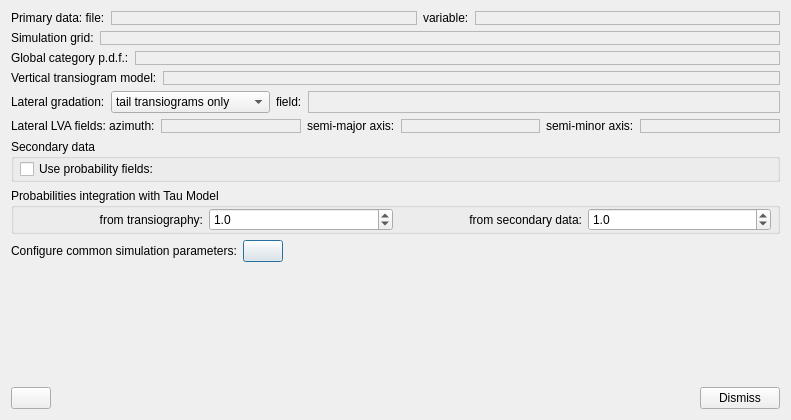
<?xml version="1.0" encoding="UTF-8"?>
<ui version="4.0">
 <class>MCRFSimDialog</class>
 <widget class="QDialog" name="MCRFSimDialog">
  <property name="geometry">
   <rect>
    <x>0</x>
    <y>0</y>
    <width>791</width>
    <height>420</height>
   </rect>
  </property>
  <property name="windowTitle">
   <string>Dialog</string>
  </property>
  <layout class="QVBoxLayout" name="verticalLayout">
   <item>
    <layout class="QHBoxLayout" name="horizontalLayout_3">
     <item>
      <widget class="QLabel" name="label">
       <property name="sizePolicy">
        <sizepolicy hsizetype="Preferred" vsizetype="Preferred">
         <horstretch>0</horstretch>
         <verstretch>0</verstretch>
        </sizepolicy>
       </property>
       <property name="text">
        <string>Primary data: file:</string>
       </property>
      </widget>
     </item>
     <item>
      <widget class="QFrame" name="frmCmbPrimFile">
       <property name="sizePolicy">
        <sizepolicy hsizetype="Expanding" vsizetype="Preferred">
         <horstretch>0</horstretch>
         <verstretch>0</verstretch>
        </sizepolicy>
       </property>
       <property name="frameShape">
        <enum>QFrame::StyledPanel</enum>
       </property>
       <property name="frameShadow">
        <enum>QFrame::Raised</enum>
       </property>
       <layout class="QHBoxLayout" name="horizontalLayout">
        <property name="spacing">
         <number>0</number>
        </property>
        <property name="leftMargin">
         <number>0</number>
        </property>
        <property name="topMargin">
         <number>0</number>
        </property>
        <property name="rightMargin">
         <number>0</number>
        </property>
        <property name="bottomMargin">
         <number>0</number>
        </property>
       </layout>
      </widget>
     </item>
     <item>
      <widget class="QLabel" name="label_2">
       <property name="sizePolicy">
        <sizepolicy hsizetype="Preferred" vsizetype="Preferred">
         <horstretch>0</horstretch>
         <verstretch>0</verstretch>
        </sizepolicy>
       </property>
       <property name="text">
        <string>variable:</string>
       </property>
      </widget>
     </item>
     <item>
      <widget class="QFrame" name="frmCmbPrimVar">
       <property name="sizePolicy">
        <sizepolicy hsizetype="Expanding" vsizetype="Preferred">
         <horstretch>0</horstretch>
         <verstretch>0</verstretch>
        </sizepolicy>
       </property>
       <property name="frameShape">
        <enum>QFrame::StyledPanel</enum>
       </property>
       <property name="frameShadow">
        <enum>QFrame::Raised</enum>
       </property>
       <layout class="QHBoxLayout" name="horizontalLayout_2">
        <property name="spacing">
         <number>0</number>
        </property>
        <property name="leftMargin">
         <number>0</number>
        </property>
        <property name="topMargin">
         <number>0</number>
        </property>
        <property name="rightMargin">
         <number>0</number>
        </property>
        <property name="bottomMargin">
         <number>0</number>
        </property>
       </layout>
      </widget>
     </item>
    </layout>
   </item>
   <item>
    <layout class="QHBoxLayout" name="horizontalLayout_5">
     <property name="topMargin">
      <number>0</number>
     </property>
     <item>
      <widget class="QLabel" name="label_3">
       <property name="text">
        <string>Simulation grid:</string>
       </property>
      </widget>
     </item>
     <item>
      <widget class="QFrame" name="frmSimGrid">
       <property name="sizePolicy">
        <sizepolicy hsizetype="Expanding" vsizetype="Preferred">
         <horstretch>0</horstretch>
         <verstretch>0</verstretch>
        </sizepolicy>
       </property>
       <property name="frameShape">
        <enum>QFrame::StyledPanel</enum>
       </property>
       <property name="frameShadow">
        <enum>QFrame::Raised</enum>
       </property>
       <layout class="QHBoxLayout" name="horizontalLayout_6">
        <property name="leftMargin">
         <number>0</number>
        </property>
        <property name="topMargin">
         <number>0</number>
        </property>
        <property name="rightMargin">
         <number>0</number>
        </property>
        <property name="bottomMargin">
         <number>0</number>
        </property>
       </layout>
      </widget>
     </item>
    </layout>
   </item>
   <item>
    <layout class="QHBoxLayout" name="horizontalLayout_13">
     <property name="topMargin">
      <number>0</number>
     </property>
     <item>
      <widget class="QLabel" name="label_10">
       <property name="text">
        <string>Global category p.d.f.:</string>
       </property>
      </widget>
     </item>
     <item>
      <widget class="QFrame" name="frmCmbGlobalPDFselector">
       <property name="sizePolicy">
        <sizepolicy hsizetype="Expanding" vsizetype="Preferred">
         <horstretch>0</horstretch>
         <verstretch>0</verstretch>
        </sizepolicy>
       </property>
       <property name="frameShape">
        <enum>QFrame::StyledPanel</enum>
       </property>
       <property name="frameShadow">
        <enum>QFrame::Raised</enum>
       </property>
       <layout class="QVBoxLayout" name="verticalLayout_2">
        <property name="leftMargin">
         <number>0</number>
        </property>
        <property name="topMargin">
         <number>0</number>
        </property>
        <property name="rightMargin">
         <number>0</number>
        </property>
        <property name="bottomMargin">
         <number>0</number>
        </property>
       </layout>
      </widget>
     </item>
    </layout>
   </item>
   <item>
    <layout class="QHBoxLayout" name="horizontalLayout_7">
     <property name="topMargin">
      <number>0</number>
     </property>
     <item>
      <widget class="QLabel" name="label_4">
       <property name="text">
        <string>Vertical transiogram model:</string>
       </property>
      </widget>
     </item>
     <item>
      <widget class="QFrame" name="frmTransiogramSelector">
       <property name="sizePolicy">
        <sizepolicy hsizetype="Expanding" vsizetype="Preferred">
         <horstretch>0</horstretch>
         <verstretch>0</verstretch>
        </sizepolicy>
       </property>
       <property name="frameShape">
        <enum>QFrame::StyledPanel</enum>
       </property>
       <property name="frameShadow">
        <enum>QFrame::Raised</enum>
       </property>
       <layout class="QHBoxLayout" name="horizontalLayout_8">
        <property name="leftMargin">
         <number>0</number>
        </property>
        <property name="topMargin">
         <number>0</number>
        </property>
        <property name="rightMargin">
         <number>0</number>
        </property>
        <property name="bottomMargin">
         <number>0</number>
        </property>
       </layout>
      </widget>
     </item>
    </layout>
   </item>
   <item>
    <layout class="QHBoxLayout" name="horizontalLayout_9">
     <property name="topMargin">
      <number>0</number>
     </property>
     <item>
      <widget class="QLabel" name="label_5">
       <property name="text">
        <string>Lateral gradation:</string>
       </property>
      </widget>
     </item>
     <item>
      <widget class="QComboBox" name="cmbLateralGradation">
       <property name="sizePolicy">
        <sizepolicy hsizetype="Preferred" vsizetype="Fixed">
         <horstretch>0</horstretch>
         <verstretch>0</verstretch>
        </sizepolicy>
       </property>
       <item>
        <property name="text">
         <string>tail transiograms only</string>
        </property>
       </item>
       <item>
        <property name="text">
         <string>head transiograms only</string>
        </property>
       </item>
       <item>
        <property name="text">
         <string>tail and head at random</string>
        </property>
       </item>
       <item>
        <property name="text">
         <string>use gradational field</string>
        </property>
       </item>
      </widget>
     </item>
     <item>
      <widget class="QLabel" name="label_9">
       <property name="text">
        <string>field:</string>
       </property>
      </widget>
     </item>
     <item>
      <widget class="QFrame" name="frmCmbLatGradFieldSelector">
       <property name="sizePolicy">
        <sizepolicy hsizetype="Expanding" vsizetype="Preferred">
         <horstretch>0</horstretch>
         <verstretch>0</verstretch>
        </sizepolicy>
       </property>
       <property name="frameShape">
        <enum>QFrame::StyledPanel</enum>
       </property>
       <property name="frameShadow">
        <enum>QFrame::Raised</enum>
       </property>
       <layout class="QHBoxLayout" name="horizontalLayout_10">
        <property name="leftMargin">
         <number>0</number>
        </property>
        <property name="topMargin">
         <number>0</number>
        </property>
        <property name="rightMargin">
         <number>0</number>
        </property>
        <property name="bottomMargin">
         <number>0</number>
        </property>
       </layout>
      </widget>
     </item>
    </layout>
   </item>
   <item>
    <layout class="QHBoxLayout" name="horizontalLayout_11">
     <property name="topMargin">
      <number>0</number>
     </property>
     <item>
      <widget class="QLabel" name="label_6">
       <property name="text">
        <string>Lateral LVA fields: azimuth:</string>
       </property>
      </widget>
     </item>
     <item>
      <widget class="QFrame" name="frmCmbLVAazSelector">
       <property name="sizePolicy">
        <sizepolicy hsizetype="Expanding" vsizetype="Preferred">
         <horstretch>0</horstretch>
         <verstretch>0</verstretch>
        </sizepolicy>
       </property>
       <property name="frameShape">
        <enum>QFrame::StyledPanel</enum>
       </property>
       <property name="frameShadow">
        <enum>QFrame::Raised</enum>
       </property>
       <layout class="QVBoxLayout" name="verticalLayout_3">
        <property name="leftMargin">
         <number>0</number>
        </property>
        <property name="topMargin">
         <number>0</number>
        </property>
        <property name="rightMargin">
         <number>0</number>
        </property>
        <property name="bottomMargin">
         <number>0</number>
        </property>
       </layout>
      </widget>
     </item>
     <item>
      <widget class="QLabel" name="label_7">
       <property name="text">
        <string>semi-major axis:</string>
       </property>
      </widget>
     </item>
     <item>
      <widget class="QFrame" name="frmCmbLVAmajorSelector">
       <property name="sizePolicy">
        <sizepolicy hsizetype="Expanding" vsizetype="Preferred">
         <horstretch>0</horstretch>
         <verstretch>0</verstretch>
        </sizepolicy>
       </property>
       <property name="frameShape">
        <enum>QFrame::StyledPanel</enum>
       </property>
       <property name="frameShadow">
        <enum>QFrame::Raised</enum>
       </property>
       <layout class="QVBoxLayout" name="verticalLayout_4">
        <property name="leftMargin">
         <number>0</number>
        </property>
        <property name="topMargin">
         <number>0</number>
        </property>
        <property name="rightMargin">
         <number>0</number>
        </property>
        <property name="bottomMargin">
         <number>0</number>
        </property>
       </layout>
      </widget>
     </item>
     <item>
      <widget class="QLabel" name="label_8">
       <property name="text">
        <string>semi-minor axis:</string>
       </property>
      </widget>
     </item>
     <item>
      <widget class="QFrame" name="frmCmbLVAminorSelector">
       <property name="sizePolicy">
        <sizepolicy hsizetype="Expanding" vsizetype="Preferred">
         <horstretch>0</horstretch>
         <verstretch>0</verstretch>
        </sizepolicy>
       </property>
       <property name="frameShape">
        <enum>QFrame::StyledPanel</enum>
       </property>
       <property name="frameShadow">
        <enum>QFrame::Raised</enum>
       </property>
       <layout class="QVBoxLayout" name="verticalLayout_5">
        <property name="leftMargin">
         <number>0</number>
        </property>
        <property name="topMargin">
         <number>0</number>
        </property>
        <property name="rightMargin">
         <number>0</number>
        </property>
        <property name="bottomMargin">
         <number>0</number>
        </property>
       </layout>
      </widget>
     </item>
    </layout>
   </item>
   <item>
    <widget class="QGroupBox" name="grpBoxSecondaryData">
     <property name="title">
      <string>Secondary data</string>
     </property>
     <layout class="QVBoxLayout" name="verticalLayout_7">
      <property name="spacing">
       <number>6</number>
      </property>
      <property name="leftMargin">
       <number>6</number>
      </property>
      <property name="topMargin">
       <number>0</number>
      </property>
      <property name="rightMargin">
       <number>6</number>
      </property>
      <property name="bottomMargin">
       <number>0</number>
      </property>
      <item>
       <widget class="QCheckBox" name="chkUseProbabilityFields">
        <property name="text">
         <string>Use probability fields:</string>
        </property>
       </widget>
      </item>
     </layout>
    </widget>
   </item>
   <item>
    <widget class="QGroupBox" name="groupBox">
     <property name="title">
      <string>Probabilities integration with Tau Model</string>
     </property>
     <layout class="QHBoxLayout" name="horizontalLayout_14">
      <property name="leftMargin">
       <number>6</number>
      </property>
      <property name="topMargin">
       <number>0</number>
      </property>
      <property name="rightMargin">
       <number>6</number>
      </property>
      <property name="bottomMargin">
       <number>0</number>
      </property>
      <item>
       <widget class="QLabel" name="label_12">
        <property name="text">
         <string>from transiography:</string>
        </property>
        <property name="alignment">
         <set>Qt::AlignRight|Qt::AlignTrailing|Qt::AlignVCenter</set>
        </property>
       </widget>
      </item>
      <item>
       <widget class="QDoubleSpinBox" name="dblSpinTauTransiography">
        <property name="decimals">
         <number>1</number>
        </property>
        <property name="value">
         <double>1.000000000000000</double>
        </property>
       </widget>
      </item>
      <item>
       <widget class="QLabel" name="label_13">
        <property name="text">
         <string>from secondary data:</string>
        </property>
        <property name="alignment">
         <set>Qt::AlignRight|Qt::AlignTrailing|Qt::AlignVCenter</set>
        </property>
       </widget>
      </item>
      <item>
       <widget class="QDoubleSpinBox" name="dblSpinTauSecondary">
        <property name="decimals">
         <number>1</number>
        </property>
        <property name="value">
         <double>1.000000000000000</double>
        </property>
       </widget>
      </item>
     </layout>
    </widget>
   </item>
   <item>
    <layout class="QHBoxLayout" name="horizontalLayout_12">
     <property name="topMargin">
      <number>0</number>
     </property>
     <item>
      <widget class="QLabel" name="label_14">
       <property name="text">
        <string>Configure common simulation parameters:</string>
       </property>
      </widget>
     </item>
     <item>
      <widget class="QPushButton" name="btnCommonSimulationParameters">
       <property name="text">
        <string/>
       </property>
       <property name="icon">
        <iconset resource="../resources.qrc">
         <normaloff>:/icons32/setting32</normaloff>:/icons32/setting32</iconset>
       </property>
      </widget>
     </item>
     <item>
      <spacer name="horizontalSpacer_2">
       <property name="orientation">
        <enum>Qt::Horizontal</enum>
       </property>
       <property name="sizeHint" stdset="0">
        <size>
         <width>40</width>
         <height>20</height>
        </size>
       </property>
      </spacer>
     </item>
    </layout>
   </item>
   <item>
    <spacer name="verticalSpacer">
     <property name="orientation">
      <enum>Qt::Vertical</enum>
     </property>
     <property name="sizeHint" stdset="0">
      <size>
       <width>20</width>
       <height>347</height>
      </size>
     </property>
    </spacer>
   </item>
   <item>
    <layout class="QHBoxLayout" name="horizontalLayout_4">
     <item>
      <widget class="QPushButton" name="btnRun">
       <property name="toolTip">
        <string>Run MCRF simulation</string>
       </property>
       <property name="text">
        <string/>
       </property>
       <property name="icon">
        <iconset resource="../resources.qrc">
         <normaloff>:/icons32/play32</normaloff>:/icons32/play32</iconset>
       </property>
      </widget>
     </item>
     <item>
      <spacer name="horizontalSpacer">
       <property name="orientation">
        <enum>Qt::Horizontal</enum>
       </property>
       <property name="sizeHint" stdset="0">
        <size>
         <width>40</width>
         <height>20</height>
        </size>
       </property>
      </spacer>
     </item>
     <item>
      <widget class="QPushButton" name="btnDismiss">
       <property name="text">
        <string>Dismiss</string>
       </property>
      </widget>
     </item>
    </layout>
   </item>
  </layout>
 </widget>
 <resources>
  <include location="../resources.qrc"/>
 </resources>
 <connections>
  <connection>
   <sender>btnDismiss</sender>
   <signal>clicked()</signal>
   <receiver>MCRFSimDialog</receiver>
   <slot>reject()</slot>
   <hints>
    <hint type="sourcelabel">
     <x>780</x>
     <y>408</y>
    </hint>
    <hint type="destinationlabel">
     <x>553</x>
     <y>397</y>
    </hint>
   </hints>
  </connection>
  <connection>
   <sender>cmbLateralGradation</sender>
   <signal>currentIndexChanged(int)</signal>
   <receiver>MCRFSimDialog</receiver>
   <slot>onCmbLateralGradationChanged()</slot>
   <hints>
    <hint type="sourcelabel">
     <x>203</x>
     <y>100</y>
    </hint>
    <hint type="destinationlabel">
     <x>225</x>
     <y>118</y>
    </hint>
   </hints>
  </connection>
  <connection>
   <sender>btnCommonSimulationParameters</sender>
   <signal>clicked()</signal>
   <receiver>MCRFSimDialog</receiver>
   <slot>onCommonSimParams()</slot>
   <hints>
    <hint type="sourcelabel">
     <x>240</x>
     <y>236</y>
    </hint>
    <hint type="destinationlabel">
     <x>272</x>
     <y>237</y>
    </hint>
   </hints>
  </connection>
  <connection>
   <sender>btnRun</sender>
   <signal>clicked()</signal>
   <receiver>MCRFSimDialog</receiver>
   <slot>onRun()</slot>
   <hints>
    <hint type="sourcelabel">
     <x>35</x>
     <y>403</y>
    </hint>
    <hint type="destinationlabel">
     <x>57</x>
     <y>402</y>
    </hint>
   </hints>
  </connection>
 </connections>
 <slots>
  <slot>onCmbLateralGradationChanged()</slot>
  <slot>onPrimaryVariableChanged()</slot>
  <slot>onCommonSimParams()</slot>
  <slot>onRun()</slot>
 </slots>
</ui>
